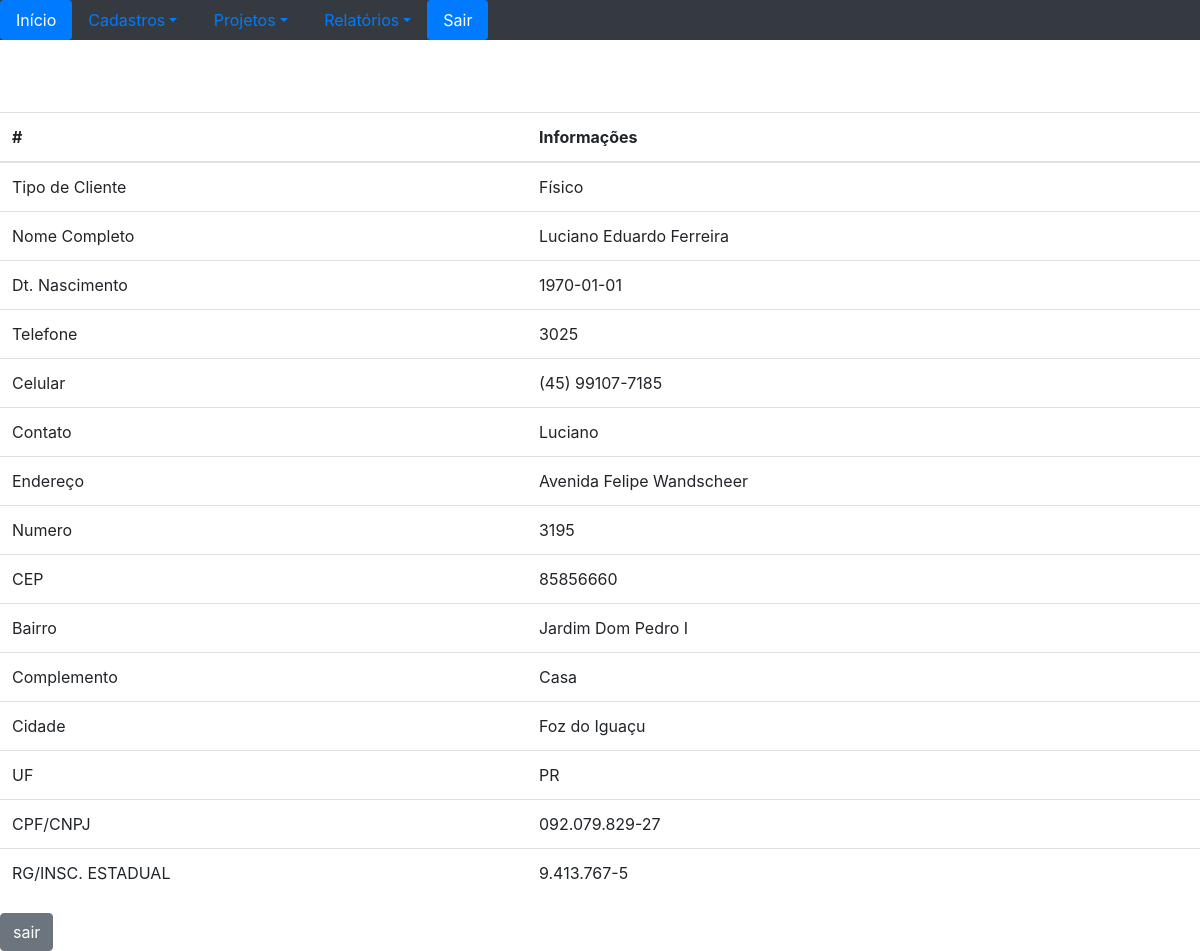
Before: /visual/dadosCliente.php?clientData=1 (signed in) with the older database file.
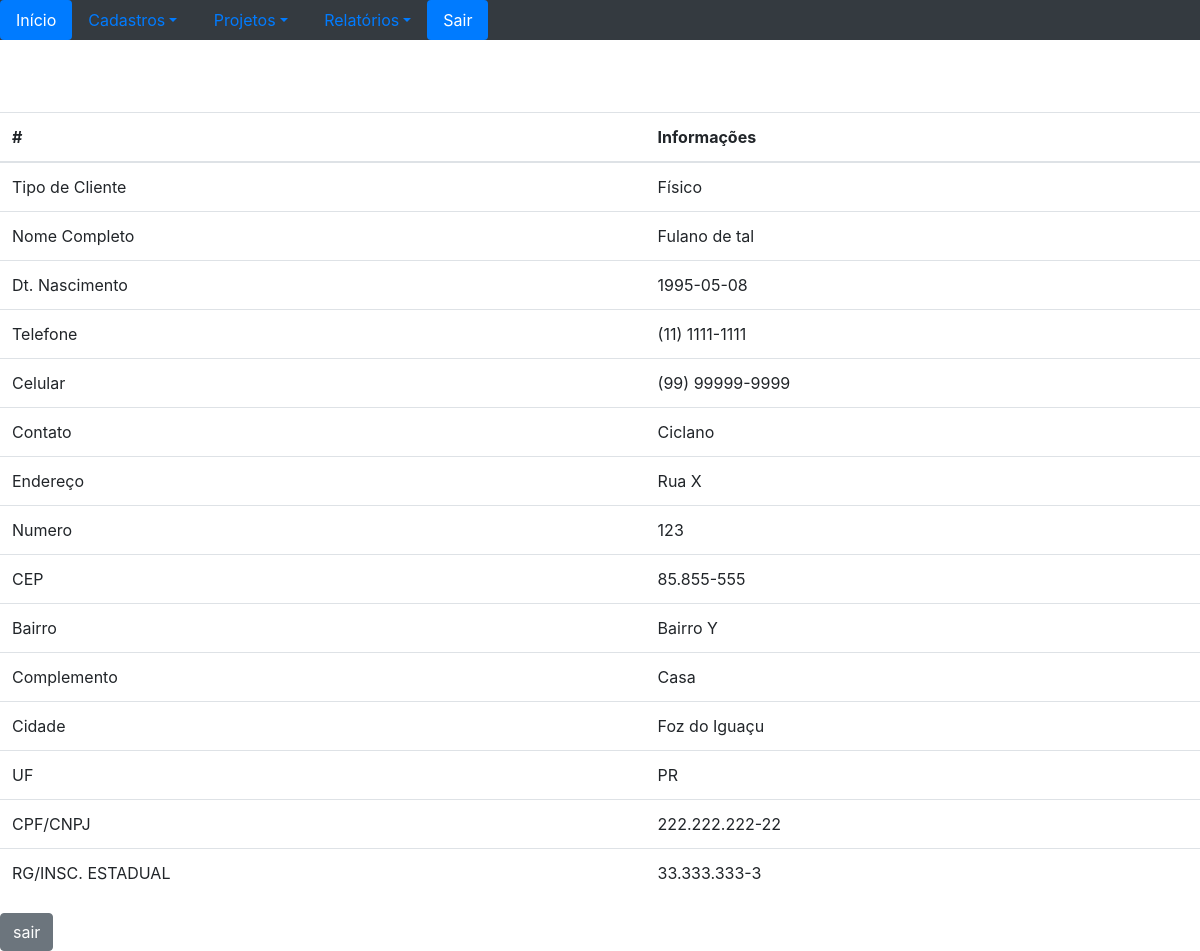
After: the same page with the newer database file.
### tables this page shows
CREATE TABLE `clientes_tbl` (
  `id` int(11) NOT NULL,
  `tipo` varchar(20) NOT NULL,
  `nome` varchar(200) NOT NULL,
  `dtnasc` date NOT NULL,
  `telfixo` varchar(50) NOT NULL,
  `celular` varchar(50) NOT NULL,
  `contato` varchar(50) NOT NULL,
  `endereco` varchar(200) NOT NULL,
  `numero` varchar(30) NOT NULL,
  `cep` varchar(20) NOT NULL,
  `bairro` varchar(150) NOT NULL,
  `complemento` varchar(150) NOT NULL,
  `cidade` varchar(150) NOT NULL,
  `uf` varchar(3) NOT NULL,
  `cpfcnpj` varchar(20) NOT NULL,
  `rginsest` varchar(30) NOT NULL
);

### visual/dadosCliente.php (the view, shortened to what this page needs)
<!DOCTYPE html>
<html lang="pt-br">
<head>
<link rel="stylesheet" href="../bootstrap/css/bootstrap.min.css">
<link rel="stylesheet" href="fonts/font-awesome.min.css">
</head>
    <body>
        <br/>
        <table class="table">
        <form>
                <thead>
                <tr>
                    <th scope="col">#</th>
                    <th scope="col">Informações</th>
                </tr>
            </thead>
            <tbody>
            <?php
                $cliente = $_GET['clientData'];
                $pdo = Database::connect();
                $pdo->setAttribute(PDO::ATTR_ERRMODE, PDO::ERRMODE_EXCEPTION);
                $sql = "SELECT tipo, nome, dtNasc, telfixo, celular, contato, endereco, numero, cep, bairro, complemento, cidade, uf, cpfcnpj, rginsest FROM clientes_tbl WHERE id=$cliente";
                foreach ($pdo->query($sql) as $row) {
                    echo '<tr>
                            <td>Tipo de Cliente </td>
                            <td>'. $row['tipo'] . '</td>
                        </tr>';
                    echo '<tr>
                        <td>Nome Completo </td>
                        <td>'. $row['nome'] . '</td>
                        </tr>';
                    echo '<tr>
                        <td>Dt. Nascimento </td>
                        <td>'. $row['dtNasc'] . '</td>
                    </tr>';
                    echo '<tr>
                        <td>Telefone </td>
                        <td>'. $row['telfixo'] . '</td>
                    </tr>';
                    echo '<tr>
                        <td>Celular </td>
                        <td>'. $row['celular'] . '</td>
                    </tr>';
                    echo '<tr>
                        <td>Contato </td>
                        <td>'. $row['contato'] . '</td>
                    </tr>';
                    echo '<tr>
                        <td>Endereço </td>
                        <td>'. $row['endereco'] . '</td>
                    </tr>';
                    echo '<tr>
                        <td>Numero </td>
                        <td>'. $row['numero'] . '</td>
                    </tr>';
                    echo '<tr>
                        <td>CEP </td>
                        <td>'. $row['cep'] . '</td>
                    </tr>';
                    echo '<tr>
                        <td>Bairro </td>
                        <td>'. $row['bairro'] . '</td>
                    </tr>';
                    echo '<tr>
                        <td>Complemento </td>
                        <td>'. $row['complemento'] . '</td>
                    </tr>';
                    echo '<tr>
                        <td>Cidade </td>
                        <td>'. $row['cidade'] . '</td>
                    </tr>';
                    echo '<tr>
                        <td>UF </td>
                        <td>'. $row['uf'] . '</td>
                    </tr>';
                    echo '<tr>
                        <td>CPF/CNPJ </td>
                        <td>'. $row['cpfcnpj'] . '</td>
                    </tr>';
                    echo '<tr>
                        <td>RG/INSC. ESTADUAL </td>
                        <td>'. $row['rginsest'] . '</td>
                    </tr>';
                }
            ?>
         </table>
            <a href="gridCliente.php" class="btn btn-secondary">sair</a>
    </body>
</html>

Changed rows visible on the page:
changed clientes_tbl "Físico": nome "Luciano Eduardo Ferreira" → "Fulano de tal"; dtnasc "1970-01-01" → "1995-05-08"; telfixo "3025" → "(11) 1111-1111"; celular "(45) 99107-7185" → "(99) 99999-9999"; contato "Luciano" → "Ciclano"; endereco "Avenida Felipe Wandscheer" → "Rua X"; numero "3195" → "123"; cep "85856660" → "85.855-555"; bairro "Jardim Dom Pedro I" → "Bairro Y"; cpfcnpj "092.079.829-27" → "222.222.222-22"; rginsest "9.413.767-5" → "33.333.333-3"
